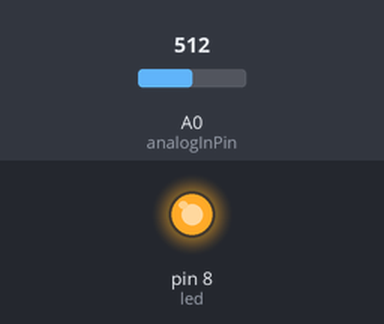
Simulated run of this sketch. Board: Arduino Uno, built with avr-gcc and run on an emulated ATmega328P. On the bench: output pins drawn as LEDs (lit = HIGH). The test bench sets the inputs (shaded band); at power-on: A0 (analogInPin) = 512.

Above: at 1.2 s.
1.3 s: A0 (analogInPin) set to 312
2.8 s: A0 (analogInPin) set to 285
At 3.1 s:
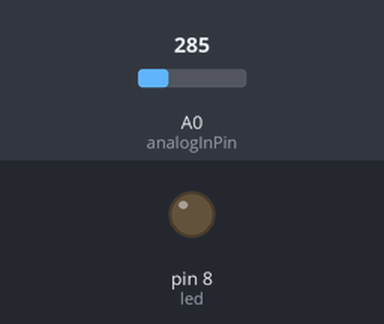
4.3 s: A0 (analogInPin) set to 306
At 5.4 s:
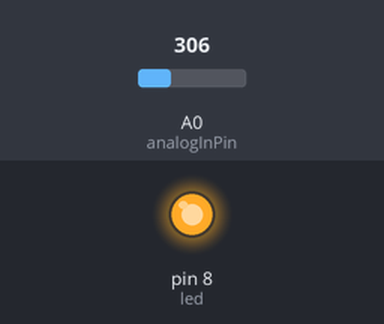
5.8 s: A0 (analogInPin) set to 290
At 6.5 s:
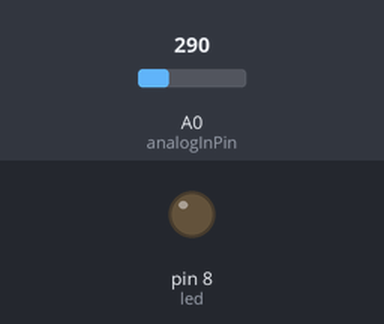
Timing chart, 0 to 8.3 s (numbered marks = the images above; inputs shaded):
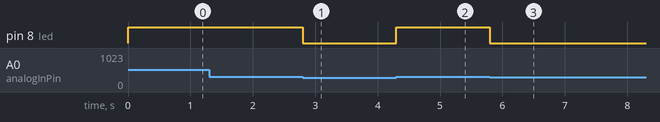

Measured:
- the behaviour switches between 301 and 300 on A0 (analogInPin) (found by bisection; images 0 and 1)
- after the input at 1.3 s, every drawn part: stays the same
- after the input at 2.8 s, pin 8 (led): HIGH → LOW at once
- after the input at 4.3 s, pin 8 (led): LOW → HIGH at once
- after the input at 5.8 s, pin 8 (led): HIGH → LOW at once

The sketch:

led-fotoresistenza.ino
```cpp
#include <SoftwareSerial.h>
int led = 8;
int analogInPin = A0;
int sensorValue = 0;

void setup() {
  pinMode (analogInPin, INPUT);
  pinMode (led, OUTPUT);
}

void loop() {
  sensorValue = analogRead(analogInPin);
  if (sensorValue > 300){
    digitalWrite (led, HIGH);}
  else{
    digitalWrite (led, LOW);}
}
```
